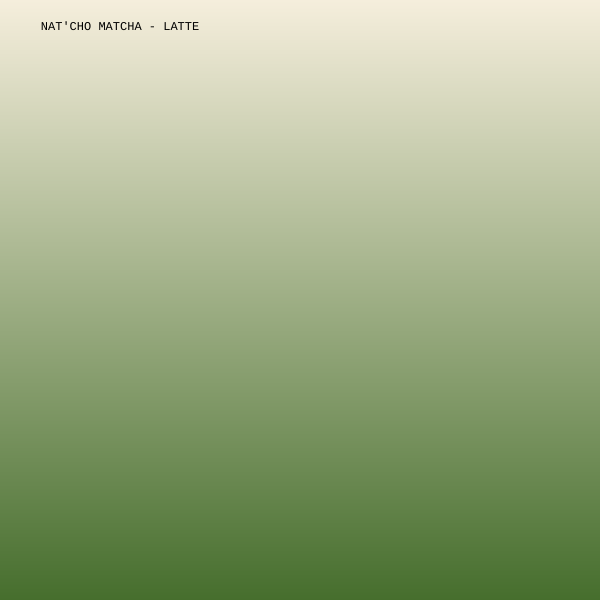
Frame 1 (no input)
Frame 2 (the mouse pressed at the canvas centre, redrawn once): identical to frame 1, image omitted

The p5.js sketch that drew this single still picture (run headless with seeded random() and noise() and a simulated clock; the mouse was pressed at the canvas centre and the sketch redrawn once):

// p5.js sketch
// ── sketch.js
let topColour = [245, 238, 220];
let bottomColour = [70, 110, 45];

function setup() {
  createCanvas(600, 600);
  pixelDensity(1);
  noLoop();
}

function draw() {
  loadPixels();

  for(let y = 0; y < height; y++) {
    // mixing colour
    let r = map(y, 0, height, topColour[0], bottomColour[0]);
    let g = map(y, 0, height, topColour [1], bottomColour[1]);
    let b = map(y, 0, height, topColour[2], bottomColour[2]);

    for (let x = 0; x < width; x++) {
      let index = (x + y * width) * 4;
      pixels[index] = r;
      pixels[index + 1] = g;
      pixels[index + 2] = b;
      pixels[index + 3] = 255;
    }
  }

 updatePixels();

fill(0)
textFont("Courier New")
textSize(12)
textAlign(CENTER)
text("NAT'CHO MATCHA - LATTE", 120, 30);
  
}
